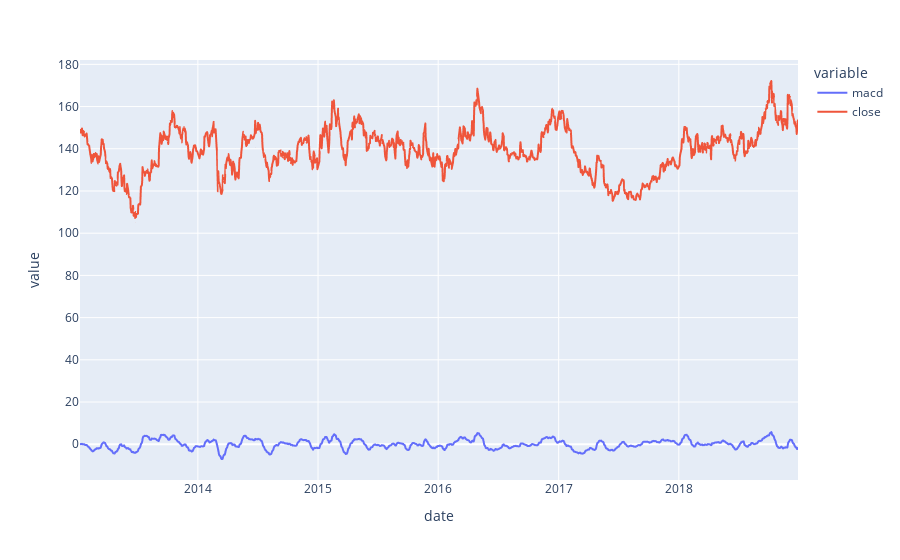

Here is the notebook cell this chart was saved with:
### Markdown cell above
Когда линия macd перескает сигнальную линию снизу, то это - сигнал к покупке, а когда сверху - к продаже.

### Code cell
fig = px.line(gazp_daily, x=gazp_daily.index, y=['macd', 'close'])
fig.show()

### Figure 1 — Plotly figure (JSON) as saved in the notebook; plotly's stock layout.template omitted (floating-point values rounded to 4 significant figures; data arrays with more than 128 entries replaced by an {"elided": "..."} marker saying what was removed)
{"data": [{"hovertemplate": "variable=macd<br>date=%{x}<br>value=%{y}<extra></extra>", "legendgroup": "macd", "line": {"color": "#636efa", "dash": "solid"}, "mode": "lines", "name": "macd", "showlegend": true, "type": "scattergl", "x": {"elided": "1508 str values"}, "xaxis": "x", "y": {"elided": "1508 float values"}, "yaxis": "y"}, {"hovertemplate": "variable=close<br>date=%{x}<br>value=%{y}<extra></extra>", "legendgroup": "close", "line": {"color": "#EF553B", "dash": "solid"}, "mode": "lines", "name": "close", "showlegend": true, "type": "scattergl", "x": {"elided": "1508 str values"}, "xaxis": "x", "y": {"elided": "1508 float values"}, "yaxis": "y"}], "layout": {"autosize": true, "legend": {"title": {"text": "variable"}, "tracegroupgap": 0}, "margin": {"t": 60}, "xaxis": {"anchor": "y", "autorange": true, "domain": [0, 1], "range": ["2013-01-08", "2018-12-29"], "title": {"text": "date"}, "type": "date"}, "yaxis": {"anchor": "x", "autorange": true, "domain": [0, 1], "range": [-16.94, 182.1], "title": {"text": "value"}, "type": "linear"}}}
